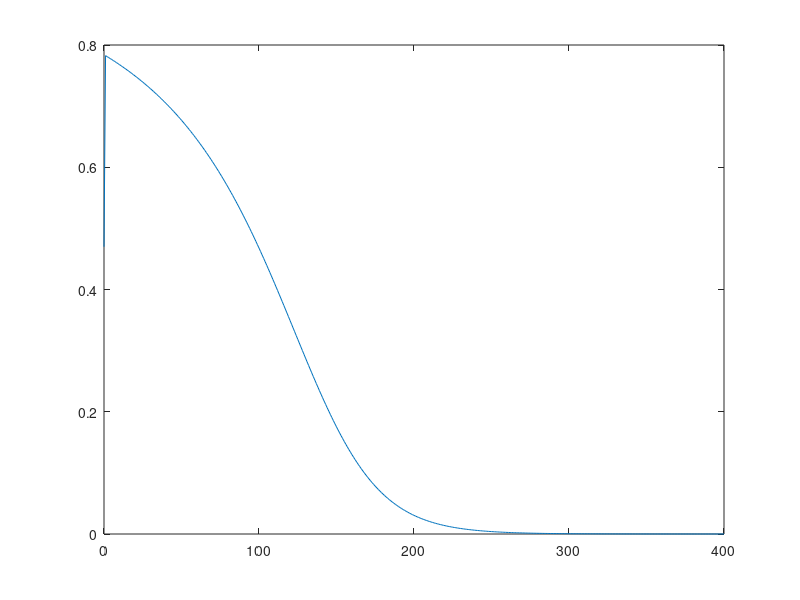
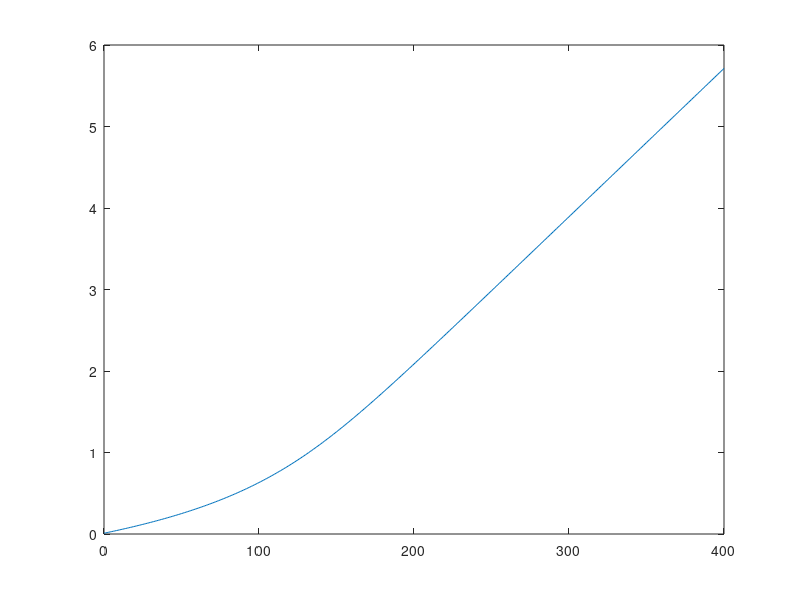

Write the MATLAB code that produced these figures, in order.
format long

k1=.5
k2=1.84
Conc = .0001
E=45500
Acm = Conc*E

Amm=Acm/10
mm=16
numberofIterations=400
axisX = [0:numberofIterations]'
pG=.53
pB=.47
depth = mm/numberofIterations

depth1 = depth

depthDec = Amm/(numberofIterations/mm)

K=k2/k1

n=1
m=0

pB1 = [1:numberofIterations]
pB1=pB1'
pB1(1,1)=pB

pG1 = [1:numberofIterations]
pG1=pG1'
pG1(1,1)=pG


Adecrease = [1:numberofIterations]
Adecrease = Adecrease'
pG1(n,1) = .53
Adecrease(n,1) = pG1(n,1)*depthDec
while depth1<mm




I = 10^(-Adecrease(n,1))

k = I*K

n=n+1
m=m+1
depth1 = depth + depth1

pG1(n,1) = 1/(1+k);

pB1(n,1) = 1-pG1(n,1);

Adecrease(n,1) = Adecrease(m,1) + pG1(n,1)*depthDec;

end

plot (axisX, pB1)
figure
plot (axisX, Adecrease)